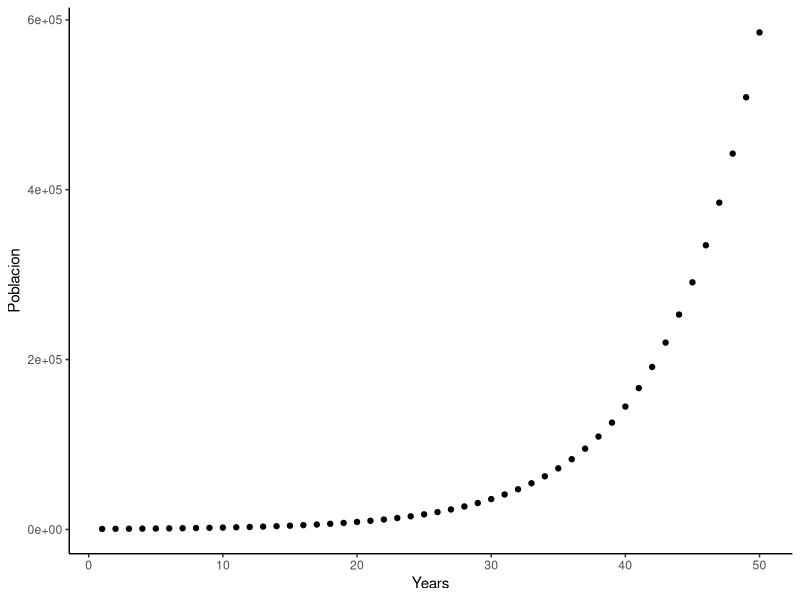
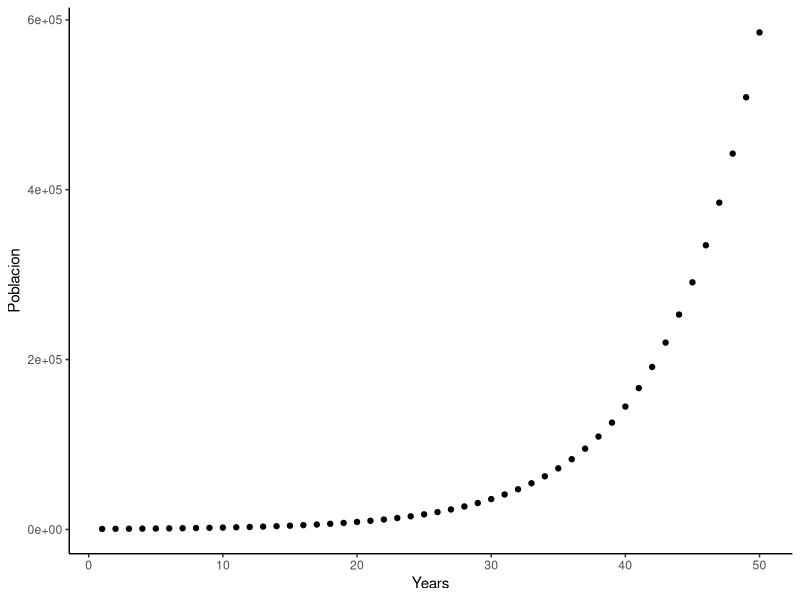

Write R code to recreate these figures, in order.
## ---- chunk 1
calcular_poblacion <- function(Nt, B, D, I, E) {
  Nt2 = Nt + B - D + I - E
  return(Nt2)
}

# Uso de la función

Nt = 1000
B = 50
D = 30
I = 10
E = 15

calcular_poblacion(Nt, B, D, I, E)
## ---- chunk 2
calcular_poblacion <- function(Nt, B, D) {
  Nt2 = Nt + B - D
  return(Nt2)
}

# Uso de la función

Nt = 2000
B = 200
D = 300


calcular_poblacion(Nt, B, D)
## ---- chunk 3
calcular_poblacion <- function(Nt, f) {
  Nt2 = Nt * f
  return(Nt2)
}

# Uso de la función

Nt = 2000
f = 1.2


calcular_poblacion(Nt, f)
## ---- chunk 4
calcular_poblacion <- function(Nt, R) {
  Nt2 = Nt * R
  return(Nt2)
}

# Uso de la función

Nt = 2000
R = 1.2


calcular_poblacion(Nt, R)

R = 0.8

calcular_poblacion(Nt, R)

## ---- chunk 5
calcular_poblacion <- function(Nt, R, t) {
  Nt2 = Nt * R^t
  return(Nt2)
}

# Uso de la función

Nt = 2000
R = 1.2
t = 5


calcular_poblacion(Nt, R, t)

R = 0.8

calcular_poblacion(Nt, R, t)

## ---- chunk 6
Nt = 540
R = 1.15
t= 50

Poblacion <- calcular_poblacion(Nt = 540, R= 1.15, t = c(1:50))
Years <- 1:50

Datos <- data.frame(Years = Years,
                    Poblacion = Poblacion)


library(tidyverse)

ggplot(data= Datos, aes(x= Years, y= Poblacion))+
  geom_point() +
  theme_classic()

## ---- chunk 7
calcular_poblacion <- function(Nt, B, D, I, E) {
  Nt2 = Nt + B - D + I - E
  return(Nt2)
}

# Uso de la función

Nt = 1000
B = 50
D = 30
I = 10
E = 15

calcular_poblacion(Nt, B, D, I, E)
## ---- chunk 8
calcular_poblacion <- function(Nt, B, D) {
  Nt2 = Nt + B - D
  return(Nt2)
}

# Uso de la función

Nt = 2000
B = 200
D = 300


calcular_poblacion(Nt, B, D)
## ---- chunk 9
calcular_poblacion <- function(Nt, f) {
  Nt2 = Nt * f
  return(Nt2)
}

# Uso de la función

Nt = 2000
f = 1.2


calcular_poblacion(Nt, f)
## ---- chunk 10
calcular_poblacion <- function(Nt, R) {
  Nt2 = Nt * R
  return(Nt2)
}

# Uso de la función

Nt = 2000
R = 1.2


calcular_poblacion(Nt, R)

R = 0.8

calcular_poblacion(Nt, R)

## ---- chunk 11
calcular_poblacion <- function(Nt, R, t) {
  Nt2 = Nt * R^t
  return(Nt2)
}

# Uso de la función

Nt = 2000
R = 1.2
t = 5


calcular_poblacion(Nt, R, t)

R = 0.8

calcular_poblacion(Nt, R, t)

## ---- chunk 12
Nt = 540
R = 1.15
t= 50

Poblacion <- calcular_poblacion(Nt = 540, R= 1.15, t = c(1:50))
Years <- 1:50

Datos <- data.frame(Years = Years,
                    Poblacion = Poblacion)


library(tidyverse)

ggplot(data= Datos, aes(x= Years, y= Poblacion))+
  geom_point() +
  theme_classic()

